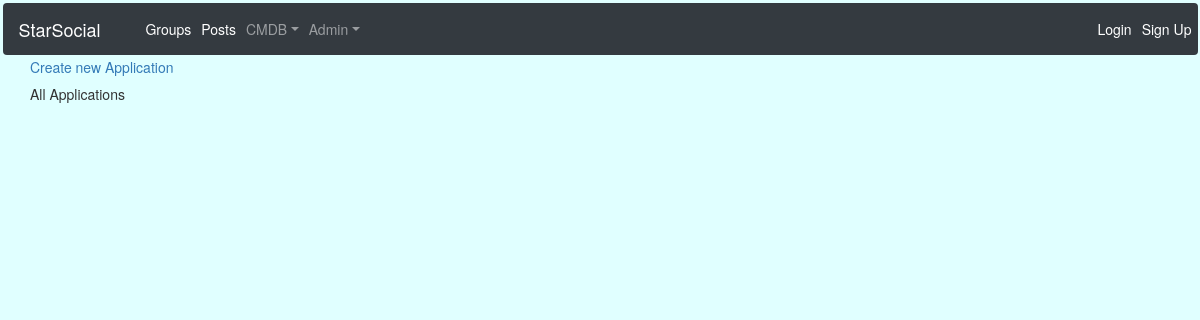
/cmdb/apps, run on an earlier commit of the app's database.
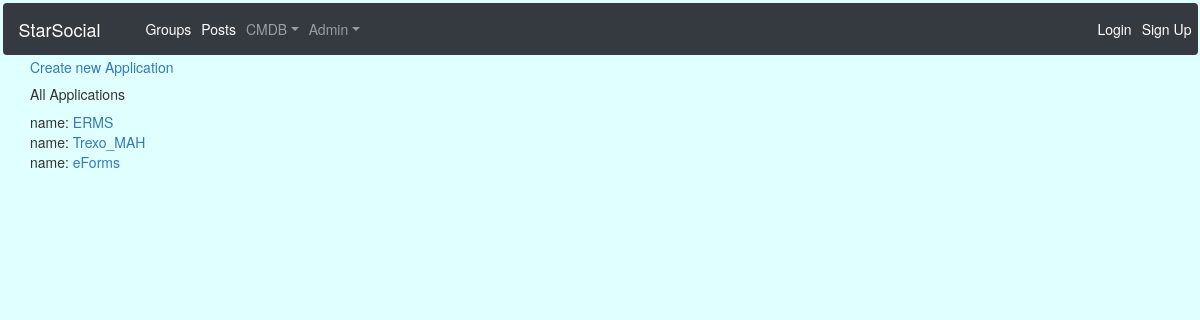
And on a later commit of the database.
### cmdb/models.py (models this page shows, shortened)
class Application(models.Model):
    name = models.CharField(max_length=32,unique=True)
    group = models.ManyToManyField(Group,related_name='apps',blank=True)
    class Meta:
        ordering = ['name']

### cmdb/views.py (the view)
class ApplicationList(SelectRelatedMixin,generic.ListView):
    model = models.Application
    form_class = ApplicationForm
    select_related = ()

### cmdb/templates/cmdb/application_list.html
{% include 'cmdb/cmdb_base.html' %}
{% block precmdb %}
<div class='col-md-4'>
    <div class='container'>
        <div class='content'>
            <a href="{% url 'cmdb:create_app' %}">Create new Application</a>
            <h5 class='title'>All Applications</h5>
            <ul class='list-unstyled'>
                {% for app in application_list %}
                <li class='li-with-bullet'>
                    name: <a href="{% url 'cmdb:single_app' pk=app.pk %}">{{ app.name }}</a>
                </li>
                {% endfor %}
            </ul>
        </div>
    </div>
</div>
{% endblock %}

What changed in the data, as far as the page shows it:
added Application: name "ERMS"
added Application: name "Trexo_MAH"
added Application: name "eForms"
